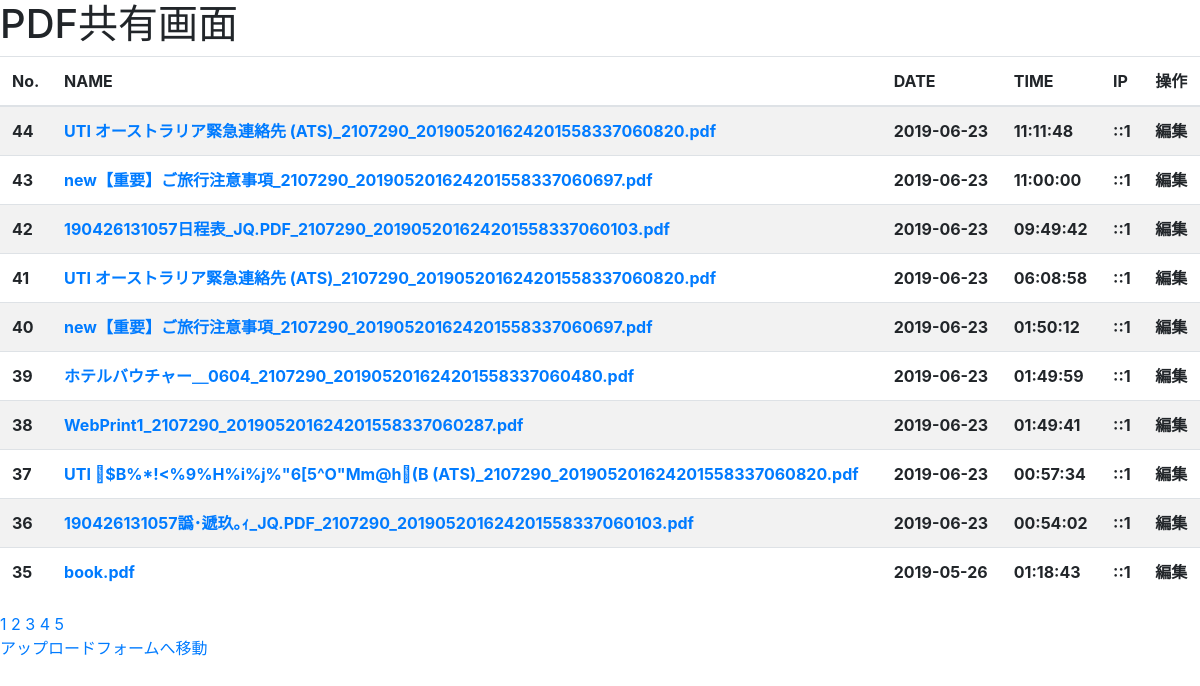
The page / on the database its author committed.
### tables this page shows
CREATE TABLE "upload" (
	`id`	INTEGER NOT NULL PRIMARY KEY AUTOINCREMENT,
	`name`	TEXT NOT NULL,
	`date`	TEXT NOT NULL,
	`ip`	TEXT NOT NULL,
	`path`	TEXT,
	`time`	INTEGER
);

### index.php (the view, shortened to what this page needs)
<?php
try {
  $db = getDb();
  $pagenationBaseNumber = 10;
  if (isset($_GET['page'])) {
    $page = $_GET['page'];
  } else {
    $page = 1;
  }
  if ($page > 1) {
    $start = ($page * $pagenationBaseNumber) - $pagenationBaseNumber;
  } else {
    $start = 0;
  }
  $sql = "SELECT id,name,date(date,'localtime') as date,ip,time(time,'localtime') as time,path FROM upload ORDER BY id DESC LIMIT :start,10";
  $stmt = $db->prepare($sql);
  $stmt->bindValue(':start', $start);
  $stmt->execute();
  $res = $stmt->fetchAll();
  $sql = "SELECT COUNT(*) id FROM upload";
  $pageNum = $db->query($sql);
  $pageNum = $pageNum->fetchColumn();
  $pagination = ceil($pageNum / 10);
} catch (PDOException $e) {
  echo $e->getMessage();
}
?>
<!doctype html>
<html lang="ja">
  <head>
    <link rel="stylesheet" href="https://stackpath.bootstrapcdn.com/bootstrap/4.3.1/css/bootstrap.min.css">
  </head>
  <body>
    <h1>PDF共有画面</h1>
    <table class="table table-striped table-hove table-responsiver">
      <thead>
        <tr>
          <th>No.</th>
          <th>NAME</th>
          <th>DATE</th>
          <th>TIME</th>
          <th>IP</th>
          <th>操作</th>
        </tr>
      </thead>
      <tbody>
        <?php foreach($res as $value) :?>
          <tr>
            <th><?= $value['id'] ?></th>
            <th><a href="<?= $value['path'] ?>"><?= $value['name'] ?></a></th>
            <th><?= $value['date'] ?></th>
            <th><?= $value['time'] ?></th>
            <th><?= $value['ip'] ?></th>
            <th>編集</th>
          </tr>
        <?php endforeach ?>
      </tbody>
    </table>
    <?php for ($x=1; $x <= $pagination ; $x++) : ?>
	    <a href="?page=<?= $x ?>"><?= $x; ?></a>
    <?php endfor ?>
    <div>
      <p><a href="upload.html">アップロードフォームへ移動</a></p>
    </div>
  </body>
</html>

### rows shown on the page
upload: id "44", name "UTI オーストラリア緊急連絡先 (ATS)_2107290_201905201624201558337060820.pdf", date "2019-06-23", time "11:11:48", ip "::1"
upload: id "43", name "new【重要】ご旅行注意事項_2107290_201905201624201558337060697.pdf", date "2019-06-23", time "11:00:00", ip "::1"
upload: id "42", name "190426131057日程表_JQ.PDF_2107290_201905201624201558337060103.pdf", date "2019-06-23", time "09:49:42", ip "::1"
upload: id "41", name "UTI オーストラリア緊急連絡先 (ATS)_2107290_201905201624201558337060820.pdf", date "2019-06-23", time "06:08:58", ip "::1"
upload: id "40", name "new【重要】ご旅行注意事項_2107290_201905201624201558337060697.pdf", date "2019-06-23", time "01:50:12", ip "::1"
upload: id "39", name "ホテルバウチャー＿0604_2107290_201905201624201558337060480.pdf", date "2019-06-23", time "01:49:59", ip "::1"
upload: id "38", name "WebPrint1_2107290_201905201624201558337060287.pdf", date "2019-06-23", time "01:49:41", ip "::1"
upload: id "37", name "UTI \u001b$B%*!<%9%H%i%j%\"6[5^O\"Mm@h\u001b(B (ATS)_2107290_201905201624201558337060820.pdf", date "2019-06-23", time "00:57:34", ip "::1"
upload: id "36", name "190426131057譌･遞玖｡ｨ_JQ.PDF_2107290_201905201624201558337060103.pdf", date "2019-06-23", time "00:54:02", ip "::1"
upload: id "35", name "book.pdf", date "2019-05-26", time "01:18:43", ip "::1"
